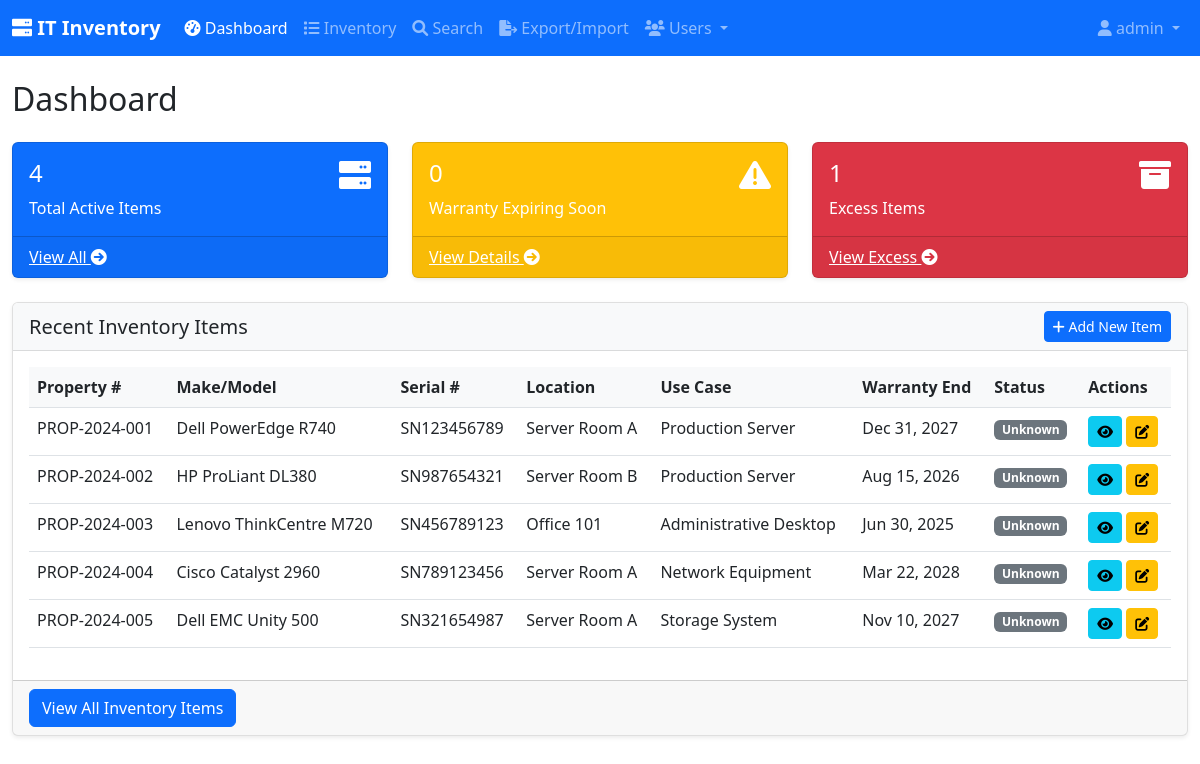
/index.php (signed in), run on the app's committed database.
### tables this page shows
CREATE TABLE IF NOT EXISTS inventory (
    id INT AUTO_INCREMENT PRIMARY KEY,
    make VARCHAR(100) NOT NULL,
    model VARCHAR(100) NOT NULL,
    serial_number VARCHAR(100) UNIQUE NOT NULL,
    property_number VARCHAR(100) UNIQUE NOT NULL,
    warranty_end_date DATE,
    excess_date DATE,
    use_case_id INT,
    location_id INT,
    notes TEXT,
    status ENUM('active', 'excess', 'disposed', 'maintenance') DEFAULT 'active',
    created_by INT,
    created_at TIMESTAMP DEFAULT CURRENT_TIMESTAMP,
    updated_at TIMESTAMP DEFAULT CURRENT_TIMESTAMP ON UPDATE CURRENT_TIMESTAMP,
    FOREIGN KEY (use_case_id) REFERENCES use_cases(id) ON DELETE SET NULL,
    FOREIGN KEY (location_id) REFERENCES locations(id) ON DELETE SET NULL,
    FOREIGN KEY (created_by) REFERENCES users_enhanced(id) ON DELETE SET NULL
);

CREATE TABLE IF NOT EXISTS locations (
    id INT AUTO_INCREMENT PRIMARY KEY,
    name VARCHAR(100) NOT NULL,
    description TEXT,
    created_at TIMESTAMP DEFAULT CURRENT_TIMESTAMP
);

CREATE TABLE IF NOT EXISTS use_cases (
    id INT AUTO_INCREMENT PRIMARY KEY,
    name VARCHAR(100) NOT NULL,
    description TEXT,
    created_at TIMESTAMP DEFAULT CURRENT_TIMESTAMP
);

### includes/auth.php (called while the page is built, shortened)
<?php
function isAdmin() {
    return isset($_SESSION['role']) && $_SESSION['role'] === 'admin';
}
?>

### pages/dashboard.php (the view, shortened to what this page needs)
<?php
require_once 'includes/functions.php';
$totalInventory = getInventoryCount();
$warrantyExpiring = getWarrantyExpiringCount();
$excessItems = getExcessCount();
$database = new Database();
$db = $database->connect();
$query = "SELECT i.*, l.name as location_name, uc.name as use_case_name
          FROM inventory i
          LEFT JOIN locations l ON i.location_id = l.id
          LEFT JOIN use_cases uc ON i.use_case_id = uc.id
          ORDER BY i.created_at DESC
          LIMIT 5";
$stmt = $db->prepare($query);
$stmt->execute();
$recentItems = $stmt->fetchAll();
?>
<div class="row">
    <div class="col-md-12">
        <h1 class="h2 mb-4">Dashboard</h1>
    </div>
</div>
<div class="row mb-4">
    <div class="col-md-4">
        <div class="card text-white bg-primary">
            <div class="card-body">
                <div class="d-flex justify-content-between">
                    <div>
                        <h4 class="card-title"><?php echo $totalInventory; ?></h4>
                        <p class="card-text">Total Active Items</p>
                    </div>
                    <div>
                        <i class="fas fa-server fa-2x"></i>
                    </div>
                </div>
            </div>
            <div class="card-footer">
                <a href="index.php?page=inventory" class="text-white">
                    View All <i class="fas fa-arrow-circle-right"></i>
                </a>
            </div>
        </div>
    </div>
    <div class="col-md-4">
        <div class="card text-white bg-warning">
            <div class="card-body">
                <div class="d-flex justify-content-between">
                    <div>
                        <h4 class="card-title"><?php echo $warrantyExpiring; ?></h4>
                        <p class="card-text">Warranty Expiring Soon</p>
                    </div>
                    <div>
                        <i class="fas fa-exclamation-triangle fa-2x"></i>
                    </div>
                </div>
            </div>
            <div class="card-footer">
                <a href="index.php?page=search&warranty=expiring" class="text-white">
                    View Details <i class="fas fa-arrow-circle-right"></i>
                </a>
            </div>
        </div>
    </div>
    <div class="col-md-4">
        <div class="card text-white bg-danger">
            <div class="card-body">
                <div class="d-flex justify-content-between">
                    <div>
                        <h4 class="card-title"><?php echo $excessItems; ?></h4>
                        <p class="card-text">Excess Items</p>
                    </div>
                    <div>
                        <i class="fas fa-archive fa-2x"></i>
                    </div>
                </div>
            </div>
            <div class="card-footer">
                <a href="index.php?page=search&status=excess" class="text-white">
                    View Excess <i class="fas fa-arrow-circle-right"></i>
                </a>
            </div>
        </div>
    </div>
</div>
<div class="row">
    <div class="col-md-12">
        <div class="card">
            <div class="card-header d-flex justify-content-between align-items-center">
                <h5 class="mb-0">Recent Inventory Items</h5>
                <a href="index.php?page=inventory&action=add" class="btn btn-primary btn-sm">
                    <i class="fas fa-plus"></i> Add New Item
                </a>
            </div>
            <div class="card-body">
                <?php if (empty($recentItems)): ?>
                    <p class="text-muted">No inventory items found.</p>
                <?php else: ?>
                    <div class="table-responsive">
                        <table class="table table-hover">
                            <thead>
                                <tr>
                                    <th>Property #</th>
                                    <th>Make/Model</th>
                                    <th>Serial #</th>
                                    <th>Location</th>
                                    <th>Use Case</th>
                                    <th>Warranty End</th>
                                    <th>Status</th>
                                    <th>Actions</th>
                                </tr>
                            </thead>
                            <tbody>
                                <?php foreach ($recentItems as $item): ?>
                                    <tr>
                                        <td><?php echo htmlspecialchars($item['property_number']); ?></td>
                                        <td><?php echo htmlspecialchars($item['make'] . ' ' . $item['model']); ?></td>
                                        <td><?php echo htmlspecialchars($item['serial_number']); ?></td>
                                        <td><?php echo htmlspecialchars($item['location_name'] ?? 'N/A'); ?></td>
                                        <td><?php echo htmlspecialchars($item['use_case_name'] ?? 'N/A'); ?></td>
                                        <td><?php echo formatDate($item['warranty_end_date']); ?></td>
                                        <td><?php echo displayStatusBadge($item['status']); ?></td>
                                        <td>
                                            <a href="index.php?page=inventory&action=view&id=<?php echo $item['id']; ?>"
                                               class="btn btn-sm btn-info" title="View">
                                                <i class="fas fa-eye"></i>
                                            </a>
                                            <a href="index.php?page=inventory&action=edit&id=<?php echo $item['id']; ?>"
                                               class="btn btn-sm btn-warning" title="Edit">
                                                <i class="fas fa-edit"></i>
                                            </a>
                                        </td>
                                    </tr>
                                <?php endforeach; ?>
                            </tbody>
                        </table>
                    </div>
                <?php endif; ?>
            </div>
            <div class="card-footer">
                <a href="index.php?page=inventory" class="btn btn-primary">
                    View All Inventory Items
                </a>
            </div>
        </div>
    </div>
</div>

### index.php (shortened to what this page needs)
<?php
require_once 'includes/auth.php';
require_once 'includes/functions.php';
$page = $_GET['page'] ?? 'dashboard';
?>
<!DOCTYPE html>
<html lang="en">
<head>
    <link href="https://cdn.jsdelivr.net/npm/bootstrap@5.3.0/dist/css/bootstrap.min.css" rel="stylesheet">
    <link href="https://cdnjs.cloudflare.com/ajax/libs/font-awesome/6.0.0/css/all.min.css" rel="stylesheet">
    <link href="assets/css/custom.css" rel="stylesheet">
</head>
<body>
    <nav class="navbar navbar-expand-lg navbar-dark bg-primary">
        <div class="container-fluid">
            <a class="navbar-brand" href="index.php">
                <i class="fas fa-server"></i> IT Inventory
            </a>
            <div class="collapse navbar-collapse" id="navbarNav">
                <ul class="navbar-nav me-auto">
                    <li class="nav-item">
                        <a class="nav-link <?php echo $page === 'dashboard' ? 'active' : ''; ?>" href="index.php?page=dashboard">
                            <i class="fas fa-tachometer-alt"></i> Dashboard
                        </a>
                    </li>
                    <li class="nav-item">
                        <a class="nav-link <?php echo $page === 'inventory' ? 'active' : ''; ?>" href="index.php?page=inventory">
                            <i class="fas fa-list"></i> Inventory
                        </a>
                    </li>
                    <li class="nav-item">
                        <a class="nav-link <?php echo $page === 'search' ? 'active' : ''; ?>" href="index.php?page=search">
                            <i class="fas fa-search"></i> Search
                        </a>
                    </li>
                    <li class="nav-item">
                        <a class="nav-link <?php echo $page === 'export' ? 'active' : ''; ?>" href="index.php?page=export">
                            <i class="fas fa-file-export"></i> Export/Import
                        </a>
                    </li>
                    <?php if (isAdmin()): ?>
                    <li class="nav-item dropdown">
                        <a class="nav-link dropdown-toggle <?php echo $page === 'users' ? 'active' : ''; ?>"
                           href="#" role="button" data-bs-toggle="dropdown">
                            <i class="fas fa-users"></i> Users
                        </a>
                    </li>
                    <?php endif; ?>
                </ul>
                <ul class="navbar-nav">
                    <li class="nav-item dropdown">
                        <a class="nav-link dropdown-toggle" href="#" role="button" data-bs-toggle="dropdown">
                            <i class="fas fa-user"></i> <?php echo htmlspecialchars($_SESSION['username']); ?>
                        </a>
                    </li>
                </ul>
            </div>
        </div>
    </nav>
    <div class="container-fluid mt-4">
        <?php
        switch ($page) {
            case 'dashboard':
                include 'pages/dashboard.php';
                break;
        }
        ?>
    </div>
</body>
</html>

### includes/functions.php (shortened to what this page needs)
<?php
function getInventoryCount() {
    $database = new Database();
    $db = $database->connect();
    $query = "SELECT COUNT(*) as count FROM inventory WHERE status = 'active'";
    $stmt = $db->prepare($query);
    $stmt->execute();
    return $stmt->fetch()['count'];
}
function getWarrantyExpiringCount() {
    $database = new Database();
    $db = $database->connect();
    $query = "SELECT COUNT(*) as count FROM inventory
              WHERE warranty_end_date BETWEEN CURDATE() AND DATE_ADD(CURDATE(), INTERVAL 90 DAY)
              AND status = 'active'";
    $stmt = $db->prepare($query);
    $stmt->execute();
    return $stmt->fetch()['count'];
}
function getExcessCount() {
    $database = new Database();
    $db = $database->connect();
    $query = "SELECT COUNT(*) as count FROM inventory WHERE status = 'excess'";
    $stmt = $db->prepare($query);
    $stmt->execute();
    return $stmt->fetch()['count'];
}
function formatDate($date) {
    return date('M j, Y', strtotime($date));
}
function displayStatusBadge($status) {
    $badges = [
        'active' => '<span class="badge bg-success">Active</span>',
        'excess' => '<span class="badge bg-warning">Excess</span>',
        'disposed' => '<span class="badge bg-danger">Disposed</span>',
        'maintenance' => '<span class="badge bg-info">Maintenance</span>'
    ];
    return $badges[$status] ?? '<span class="badge bg-secondary">Unknown</span>';
}
?>

### assets/css/custom.css (style rules this page uses)
body { font-family: 'Segoe UI', Tahoma, Geneva, Verdana, sans-serif; }
.navbar-brand { font-weight: 600; }
.card { box-shadow: 0 0.125rem 0.25rem rgba(0, 0, 0, 0.075); border: 1px solid rgba(0, 0, 0, 0.125); }
.card-header { background-color: #f8f9fa; border-bottom: 1px solid rgba(0, 0, 0, 0.125); }
.table th { background-color: #f8f9fa; font-weight: 600; border-top: none; }
.btn-sm { padding: 0.25rem 0.5rem; font-size: 0.875rem; }
.badge { font-size: 0.75em; padding: 0.35em 0.65em; }

### data on the page
inventory: property_number "PROP-2024-001", make+model "Dell PowerEdge R740", serial_number "SN123456789", location.name "Server Room A", use_case.name "Production Server", warranty_end_date "Dec 31, 2027", status "Unknown"
inventory: property_number "PROP-2024-002", make+model "HP ProLiant DL380", serial_number "SN987654321", location.name "Server Room B", use_case.name "Production Server", warranty_end_date "Aug 15, 2026", status "Unknown"
inventory: property_number "PROP-2024-003", make+model "Lenovo ThinkCentre M720", serial_number "SN456789123", location.name "Office 101", use_case.name "Administrative Desktop", warranty_end_date "Jun 30, 2025", status "Unknown"
inventory: property_number "PROP-2024-004", make+model "Cisco Catalyst 2960", serial_number "SN789123456", location.name "Server Room A", use_case.name "Network Equipment", warranty_end_date "Mar 22, 2028", status "Unknown"
inventory: property_number "PROP-2024-005", make+model "Dell EMC Unity 500", serial_number "SN321654987", location.name "Server Room A", use_case.name "Storage System", warranty_end_date "Nov 10, 2027", status "Unknown"

### other printed values
$_SESSION['username'] "admin"
$totalInventory "4"
$warrantyExpiring "0"
$excessItems "1"
